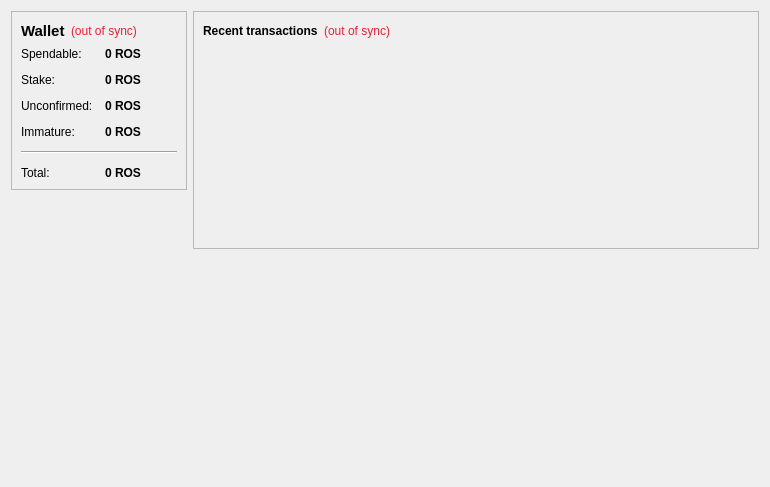
<?xml version="1.0" encoding="UTF-8"?>
<ui version="4.0">
 <class>OverviewPage</class>
 <widget class="QWidget" name="OverviewPage">
  <property name="geometry">
   <rect>
    <x>0</x>
    <y>0</y>
    <width>770</width>
    <height>487</height>
   </rect>
  </property>
  <property name="windowTitle">
   <string>Form</string>
  </property>
  <layout class="QHBoxLayout" name="horizontalLayout" stretch="0,1">
   <item>
    <layout class="QVBoxLayout" name="verticalLayout_2">
     <item>
      <widget class="QFrame" name="frame">
       <property name="frameShape">
        <enum>QFrame::StyledPanel</enum>
       </property>
       <property name="frameShadow">
        <enum>QFrame::Raised</enum>
       </property>
       <layout class="QVBoxLayout" name="verticalLayout_4">
        <item>
         <layout class="QHBoxLayout" name="horizontalLayout_4">
          <item>
           <widget class="QLabel" name="label_5">
            <property name="font">
             <font>
              <pointsize>11</pointsize>
              <weight>75</weight>
              <bold>true</bold>
             </font>
            </property>
            <property name="text">
             <string>Wallet</string>
            </property>
           </widget>
          </item>
          <item>
           <widget class="QLabel" name="labelWalletStatus">
            <property name="toolTip">
             <string>The displayed information may be out of date. Your wallet automatically synchronizes with the Roscoin network after a connection is established, but this process has not completed yet.</string>
            </property>
            <property name="styleSheet">
             <string notr="true">QLabel { color:      rgb(227, 33, 52)   ; }</string>
            </property>
            <property name="text">
             <string notr="true">(out of sync)</string>
            </property>
            <property name="alignment">
             <set>Qt::AlignLeading|Qt::AlignLeft|Qt::AlignVCenter</set>
            </property>
           </widget>
          </item>
          <item>
           <spacer name="horizontalSpacer_2">
            <property name="orientation">
             <enum>Qt::Horizontal</enum>
            </property>
            <property name="sizeHint" stdset="0">
             <size>
              <width>40</width>
              <height>20</height>
             </size>
            </property>
           </spacer>
          </item>
         </layout>
        </item>
        <item>
         <layout class="QFormLayout" name="formLayout_2">
          <property name="fieldGrowthPolicy">
           <enum>QFormLayout::AllNonFixedFieldsGrow</enum>
          </property>
          <property name="horizontalSpacing">
           <number>12</number>
          </property>
          <property name="verticalSpacing">
           <number>12</number>
          </property>
          <item row="0" column="0">
           <widget class="QLabel" name="label">
            <property name="text">
             <string>Spendable:</string>
            </property>
           </widget>
          </item>
          <item row="0" column="1">
           <widget class="QLabel" name="labelBalance">
            <property name="font">
             <font>
              <weight>75</weight>
              <bold>true</bold>
             </font>
            </property>
            <property name="cursor">
             <cursorShape>IBeamCursor</cursorShape>
            </property>
            <property name="toolTip">
             <string>Your current spendable balance</string>
            </property>
            <property name="text">
             <string notr="true">0 ROS</string>
            </property>
            <property name="textInteractionFlags">
             <set>Qt::LinksAccessibleByMouse|Qt::TextSelectableByKeyboard|Qt::TextSelectableByMouse</set>
            </property>
           </widget>
          </item>
          <item row="1" column="0">
           <widget class="QLabel" name="label_6">
            <property name="text">
             <string>Stake:</string>
            </property>
           </widget>
          </item>
          <item row="1" column="1">
           <widget class="QLabel" name="labelStake">
            <property name="font">
             <font>
              <weight>75</weight>
              <bold>true</bold>
             </font>
            </property>
            <property name="cursor">
             <cursorShape>IBeamCursor</cursorShape>
            </property>
            <property name="toolTip">
             <string>Total of coins that was staked, and do not yet count toward the current balance</string>
            </property>
            <property name="text">
             <string notr="true">0 ROS</string>
            </property>
            <property name="textInteractionFlags">
             <set>Qt::LinksAccessibleByMouse|Qt::TextSelectableByKeyboard|Qt::TextSelectableByMouse</set>
            </property>
           </widget>
          </item>
          <item row="2" column="0">
           <widget class="QLabel" name="label_3">
            <property name="text">
             <string>Unconfirmed:</string>
            </property>
           </widget>
          </item>
          <item row="2" column="1">
           <widget class="QLabel" name="labelUnconfirmed">
            <property name="font">
             <font>
              <weight>75</weight>
              <bold>true</bold>
             </font>
            </property>
            <property name="cursor">
             <cursorShape>IBeamCursor</cursorShape>
            </property>
            <property name="toolTip">
             <string>Total of transactions that have yet to be confirmed, and do not yet count toward the current balance</string>
            </property>
            <property name="text">
             <string notr="true">0 ROS</string>
            </property>
            <property name="textInteractionFlags">
             <set>Qt::LinksAccessibleByMouse|Qt::TextSelectableByKeyboard|Qt::TextSelectableByMouse</set>
            </property>
           </widget>
          </item>
          <item row="3" column="0">
           <widget class="QLabel" name="labelImmatureText">
            <property name="text">
             <string>Immature:</string>
            </property>
           </widget>
          </item>
          <item row="3" column="1">
           <widget class="QLabel" name="labelImmature">
            <property name="font">
             <font>
              <weight>75</weight>
              <bold>true</bold>
             </font>
            </property>
            <property name="toolTip">
             <string>Mined balance that has not yet matured</string>
            </property>
            <property name="text">
             <string notr="true">0 ROS</string>
            </property>
            <property name="textInteractionFlags">
             <set>Qt::LinksAccessibleByMouse|Qt::TextSelectableByKeyboard|Qt::TextSelectableByMouse</set>
            </property>
           </widget>
          </item>
          <item row="4" column="0" colspan="2">
           <widget class="Line" name="line">
            <property name="orientation">
             <enum>Qt::Horizontal</enum>
            </property>
           </widget>
          </item>
          <item row="5" column="0">
           <widget class="QLabel" name="labelTotalText">
            <property name="text">
             <string>Total:</string>
            </property>
           </widget>
          </item>
          <item row="5" column="1">
           <widget class="QLabel" name="labelTotal">
            <property name="font">
             <font>
              <weight>75</weight>
              <bold>true</bold>
             </font>
            </property>
            <property name="cursor">
             <cursorShape>IBeamCursor</cursorShape>
            </property>
            <property name="toolTip">
             <string>Your current total balance</string>
            </property>
            <property name="text">
             <string notr="true">0 ROS</string>
            </property>
            <property name="textInteractionFlags">
             <set>Qt::LinksAccessibleByMouse|Qt::TextSelectableByKeyboard|Qt::TextSelectableByMouse</set>
            </property>
           </widget>
          </item>
         </layout>
        </item>
       </layout>
      </widget>
     </item>
     <item>
      <spacer name="verticalSpacer">
       <property name="orientation">
        <enum>Qt::Vertical</enum>
       </property>
       <property name="sizeHint" stdset="0">
        <size>
         <width>20</width>
         <height>40</height>
        </size>
       </property>
      </spacer>
     </item>
     <item>
      <widget class="QLabel" name="label_2">
       <property name="enabled">
        <bool>true</bool>
       </property>
       <property name="autoFillBackground">
        <bool>false</bool>
       </property>
       <property name="styleSheet">
        <string notr="true">background-color: transparent;</string>
       </property>
       <property name="text">
        <string/>
       </property>
       <property name="textFormat">
        <enum>Qt::LogText</enum>
       </property>
       <property name="pixmap">
        <pixmap resource="../bitcoin.qrc">:/icons/drmbg</pixmap>
       </property>
       <property name="scaledContents">
        <bool>false</bool>
       </property>
       <property name="margin">
        <number>0</number>
       </property>
      </widget>
     </item>
     <item>
      <spacer name="spacer">
       <property name="orientation">
        <enum>Qt::Vertical</enum>
       </property>
       <property name="sizeType">
        <enum>QSizePolicy::MinimumExpanding</enum>
       </property>
       <property name="sizeHint" stdset="0">
        <size>
         <width>3</width>
         <height>5</height>
        </size>
       </property>
      </spacer>
     </item>
    </layout>
   </item>
   <item>
    <layout class="QVBoxLayout" name="verticalLayout_3">
     <item>
      <widget class="QFrame" name="frame_2">
       <property name="frameShape">
        <enum>QFrame::StyledPanel</enum>
       </property>
       <property name="frameShadow">
        <enum>QFrame::Raised</enum>
       </property>
       <layout class="QVBoxLayout" name="verticalLayout">
        <item>
         <layout class="QHBoxLayout" name="horizontalLayout_2">
          <item>
           <widget class="QLabel" name="label_4">
            <property name="text">
             <string>&lt;b&gt;Recent transactions&lt;/b&gt;</string>
            </property>
           </widget>
          </item>
          <item>
           <widget class="QLabel" name="labelTransactionsStatus">
            <property name="toolTip">
             <string>The displayed information may be out of date. Your wallet automatically synchronizes with the Roscoin network after a connection is established, but this process has not completed yet.</string>
            </property>
            <property name="styleSheet">
             <string notr="true">QLabel { color:       rgb(227, 33, 52)      ; }</string>
            </property>
            <property name="text">
             <string notr="true">(out of sync)</string>
            </property>
            <property name="alignment">
             <set>Qt::AlignRight|Qt::AlignTrailing|Qt::AlignVCenter</set>
            </property>
           </widget>
          </item>
          <item>
           <spacer name="horizontalSpacer">
            <property name="orientation">
             <enum>Qt::Horizontal</enum>
            </property>
            <property name="sizeHint" stdset="0">
             <size>
              <width>40</width>
              <height>20</height>
             </size>
            </property>
           </spacer>
          </item>
         </layout>
        </item>
        <item>
         <widget class="QListView" name="listTransactions">
          <property name="styleSheet">
           <string notr="true">QListView { background: transparent; }</string>
          </property>
          <property name="frameShape">
           <enum>QFrame::NoFrame</enum>
          </property>
          <property name="verticalScrollBarPolicy">
           <enum>Qt::ScrollBarAlwaysOff</enum>
          </property>
          <property name="horizontalScrollBarPolicy">
           <enum>Qt::ScrollBarAlwaysOff</enum>
          </property>
          <property name="selectionMode">
           <enum>QAbstractItemView::NoSelection</enum>
          </property>
         </widget>
        </item>
       </layout>
      </widget>
     </item>
     <item>
      <spacer name="verticalSpacer_2">
       <property name="orientation">
        <enum>Qt::Vertical</enum>
       </property>
       <property name="sizeHint" stdset="0">
        <size>
         <width>20</width>
         <height>40</height>
        </size>
       </property>
      </spacer>
     </item>
    </layout>
   </item>
  </layout>
 </widget>
 <resources>
  <include location="../bitcoin.qrc"/>
 </resources>
 <connections/>
</ui>
